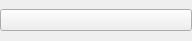
<?xml version="1.0" encoding="UTF-8"?>
<ui version="4.0">
 <class>Delegate</class>
 <widget class="QWidget" name="Delegate">
  <property name="geometry">
   <rect>
    <x>0</x>
    <y>0</y>
    <width>192</width>
    <height>41</height>
   </rect>
  </property>
  <property name="windowTitle">
   <string>Form</string>
  </property>
  <layout class="QHBoxLayout" name="horizontalLayout">
   <property name="spacing">
    <number>0</number>
   </property>
   <property name="leftMargin">
    <number>0</number>
   </property>
   <property name="topMargin">
    <number>0</number>
   </property>
   <property name="rightMargin">
    <number>0</number>
   </property>
   <property name="bottomMargin">
    <number>0</number>
   </property>
   <item>
    <widget class="QPushButton" name="pushButton">
     <property name="text">
      <string/>
     </property>
     <property name="icon">
      <iconset resource="resource.qrc">
       <normaloff>:/img/visible.png</normaloff>:/img/visible.png</iconset>
     </property>
    </widget>
   </item>
  </layout>
 </widget>
 <resources>
  <include location="resource.qrc"/>
 </resources>
 <connections/>
</ui>
